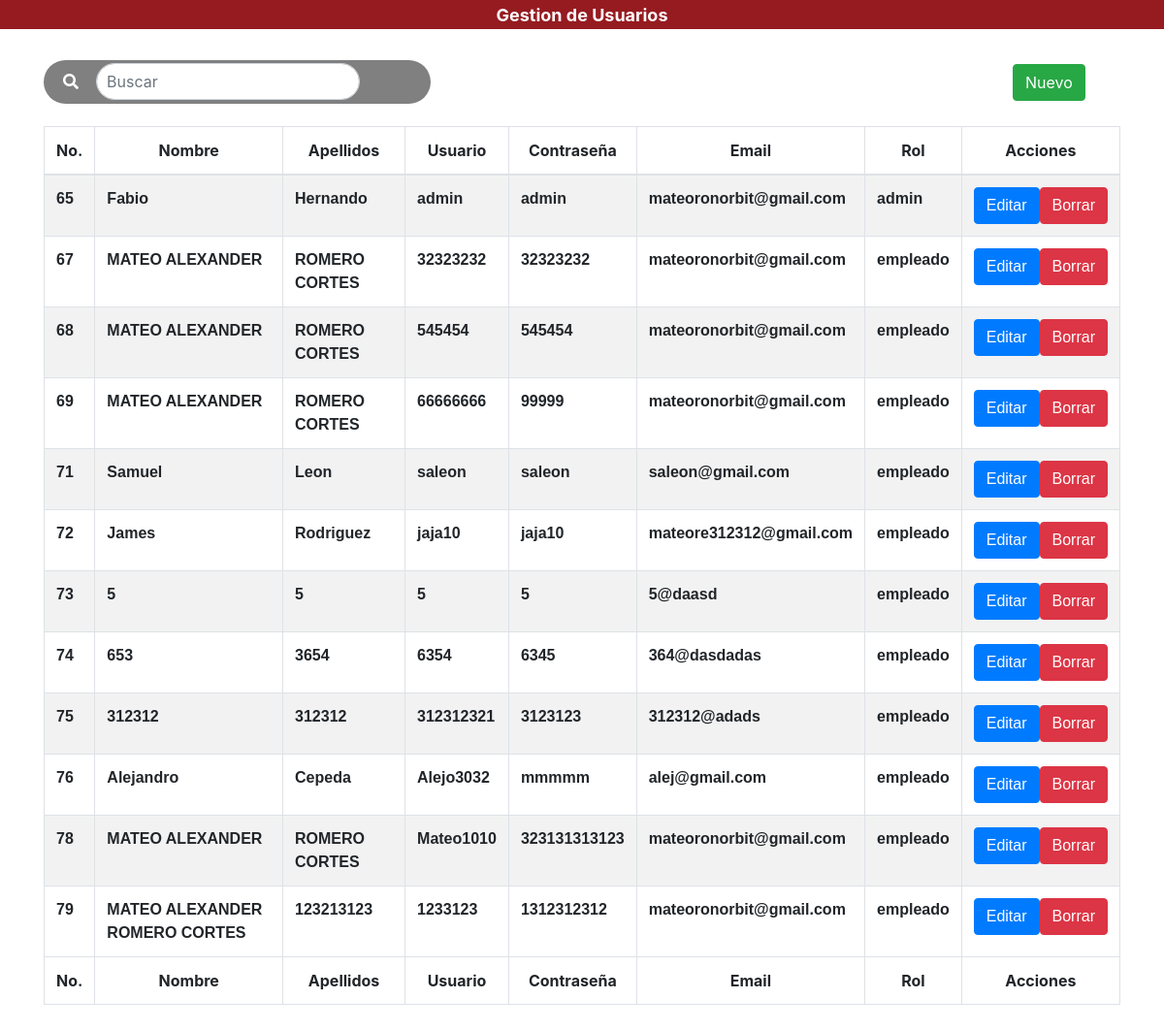
The page /SureManagment/vista/modulos/gestion_usuarios/facturacion.php on the database its author committed.
### tables this page shows
CREATE TABLE `usuarios` (
  `id_usuario` int(11) NOT NULL,
  `nombres` varchar(32) NOT NULL,
  `apellidos` varchar(32) NOT NULL,
  `usuario` varchar(16) NOT NULL,
  `contraseña` varchar(32) NOT NULL,
  `email` varchar(32) NOT NULL
);

### SureManagment/vista/modulos/gestion_usuarios/facturacion.php (the view, shortened to what this page needs)
<!DOCTYPE html>
<html lang="es">
  <head>
  </head>
  <body id="bodyp">
  <link rel='stylesheet' href='https://cdnjs.cloudflare.com/ajax/libs/font-awesome/5.12.1/css/all.min.css'>
    <link rel="stylesheet" href="../../../css/bootstrap.min.css">
    <link rel="stylesheet" href="../../../css/main.css">
    <link rel="stylesheet" type="text/css" href="../../../css/datatables.min.css"/>
     <header>
         <h4 class="text-center text-light" style="background-color:#961b21;"><span style="background-color:rgba(0,0,0,0);" class="badge badge-danger">Gestion de Usuarios</span></h4>
     </header>
    <br>
    <div class="container">
        <div class="row">
                <div class="col-lg-12">
                    <div class="table-responsive">
                    <div style="z-index:-1; position: absolute; width: 35%; height: 45px; border-radius:30px; background-color:grey;"></div><div class="buscarbtn" style="width:100%;background-color: rgba(68, 220, 38,0); display:inline-block; border-radius: 30px; padding-left: 20px; padding-right: 1px;"><i class="fas fa-search" style="color: white;"></i>&nbsp &nbsp <input placeholder="Buscar" style=" padding-left:10px;display: inline; border-radius: 30px; margin-top: 3px;margin-bottom: 3px; width: 100%; position: relative; margin-right: 1px;" class="form-control col-md-3 light-table-filter" data-table="order-table" id="searchh" type="text"></div> <br>
                    <div class="col-lg-12">
                          <button id="btnNuevo" type="button" class="btn btn-success" data-toggle="modal" style="position:absolute;left:90%;top:-40px;">Nuevo</button>
                    </div>
                    <br>
                        <table id="tablaPersonas" class="table table-striped table-bordered table-condensed order-table " style="width:100%">
                            <thead class="text-center">
                                <tr>
                                    <th>No.</th>
                                    <th>Nombre</th>
                                    <th>Apellidos</th>
                                    <th>Usuario</th>
                                    <th>Contraseña</th>
                                    <th>Email</th>
                                    <th>Rol</th>
                                    <th colspan="2">Acciones</th>
                                </tr>
                            </thead>
                            <tbody style="font-weight:normal;font-family:arial;">
                                <?php
                                    $conn = mysqli_connect("localhost","root","","suremanagement");
                                    if ($conn -> connect_error){
                                        echo "Error en la conexion";
                                    }else{
                                        $consulta = mysqli_query($conn, "SELECT * FROM usuarios");
                                        while($reg = mysqli_fetch_array($consulta)){
                                            echo '<tr>
                                            <th>'.$reg['id_usuario'].'</th>
                                            <th>'.$reg['nombres'].'</th>
                                            <th>'.$reg['apellidos'].'</th>
                                            <th>'.$reg['usuario'].'</th>
                                            <th>'.$reg['contraseña'].'</th>
                                            <th>'.$reg['email'].'</th>
                                            <th>'.$reg['rol'].'</th>
                                            <th><div class="text-center"><div class="btn-group"><form id="fused'.$reg['id_usuario'].'"><input type="hidden" value="'.$reg['id_usuario'].'"><input type="submit" value="Editar" class="btn btn-primary btnEditar" onclick="editus'.$reg['id_usuario'].'()"></form><form id="fusel'.$reg['id_usuario'].'"><input type="hidden" value="'.$reg['id_usuario'].'"><input type="submit" value="Borrar"class="btn btn-danger btnBorrar"></div></form></div></th>
                                            </tr>';
                                        }
                                    }
                                ?>
                                </tbody>
                            <tfoot align="center">
                                <tr>
                                    <th>No.</th>
                                    <th>Nombre</th>
                                    <th>Apellidos</th>
                                    <th>Usuario</th>
                                    <th>Contraseña</th>
                                    <th>Email</th>
                                    <th>Rol</th>
                                    <th colspan="3">Acciones</th>
                                </tr>
                            </tfoot>
                       </table>
                    </div>
                </div>
        </div>
    </div>
<br>
<br>
  </body>
</html>

### SureManagment/css/main.css (style rules this page uses)
header { background:#007bff; }

### rows shown on the page
usuarios: id_usuario "65", nombres "Fabio", apellidos "Hernando", usuario "admin", contraseña "admin", email "mateoronorbit@gmail.com", rol "admin"
usuarios: id_usuario "67", nombres "MATEO ALEXANDER", apellidos "ROMERO CORTES", usuario "32323232", contraseña "32323232", email "mateoronorbit@gmail.com", rol "empleado"
usuarios: id_usuario "68", nombres "MATEO ALEXANDER", apellidos "ROMERO CORTES", usuario "545454", contraseña "545454", email "mateoronorbit@gmail.com", rol "empleado"
usuarios: id_usuario "69", nombres "MATEO ALEXANDER", apellidos "ROMERO CORTES", usuario "66666666", contraseña "99999", email "mateoronorbit@gmail.com", rol "empleado"
usuarios: id_usuario "71", nombres "Samuel", apellidos "Leon", usuario "saleon", contraseña "saleon", email "saleon@gmail.com", rol "empleado"
usuarios: id_usuario "72", nombres "James", apellidos "Rodriguez", usuario "jaja10", contraseña "jaja10", email "mateore312312@gmail.com", rol "empleado"
usuarios: id_usuario "73", nombres "5", apellidos "5", usuario "5", contraseña "5", email "5@daasd", rol "empleado"
usuarios: id_usuario "74", nombres "653", apellidos "3654", usuario "6354", contraseña "6345", email "364@dasdadas", rol "empleado"
usuarios: id_usuario "75", nombres "312312", apellidos "312312", usuario "312312321", contraseña "3123123", email "312312@adads", rol "empleado"
usuarios: id_usuario "76", nombres "Alejandro", apellidos "Cepeda", usuario "Alejo3032", contraseña "mmmmm", email "alej@gmail.com", rol "empleado"
usuarios: id_usuario "78", nombres "MATEO ALEXANDER", apellidos "ROMERO CORTES", usuario "Mateo1010", contraseña "323131313123", email "mateoronorbit@gmail.com", rol "empleado"
usuarios: id_usuario "79", nombres "MATEO ALEXANDER ROMERO CORTES", apellidos "123213123", usuario "1233123", contraseña "1312312312", email "mateoronorbit@gmail.com", rol "empleado"
